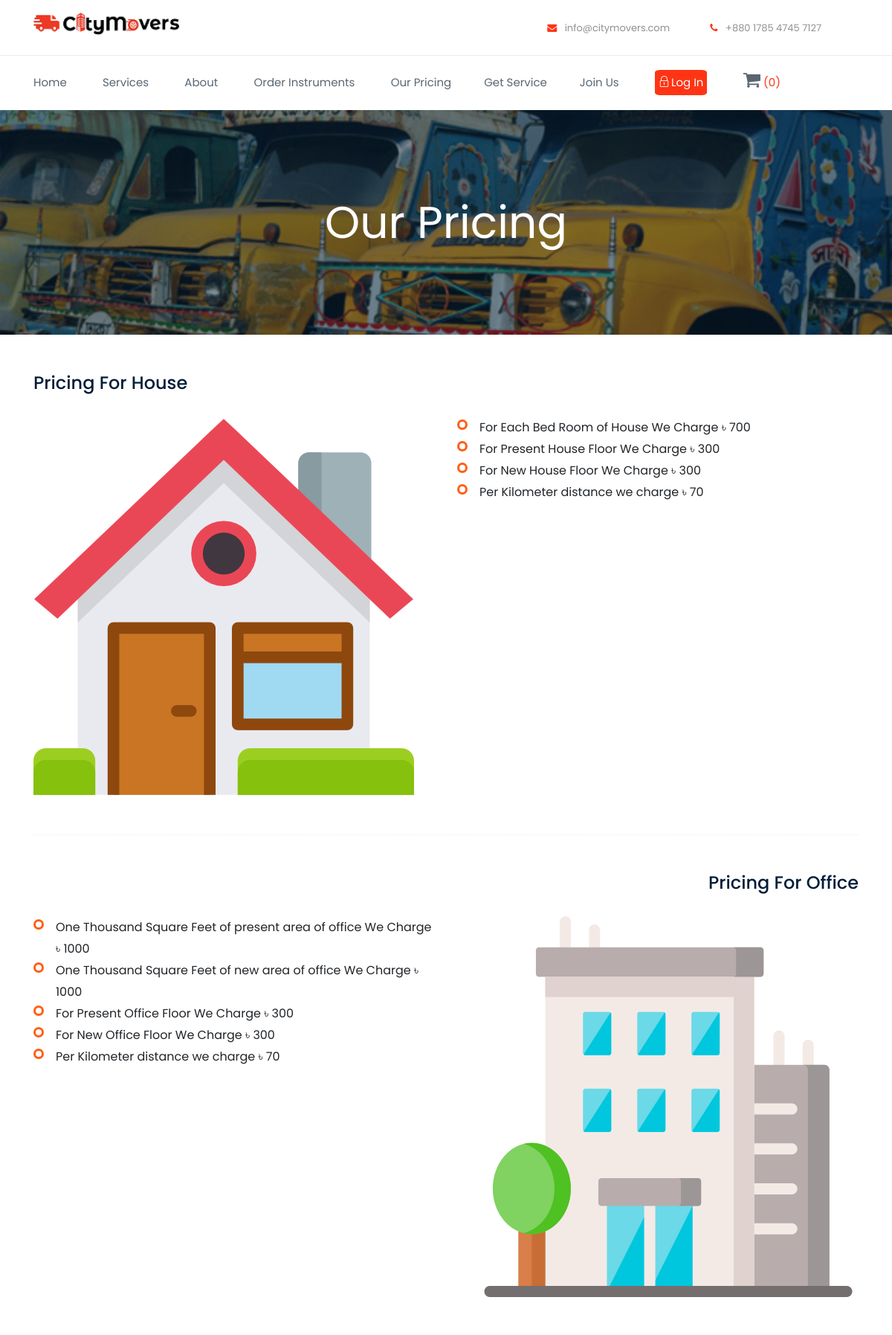
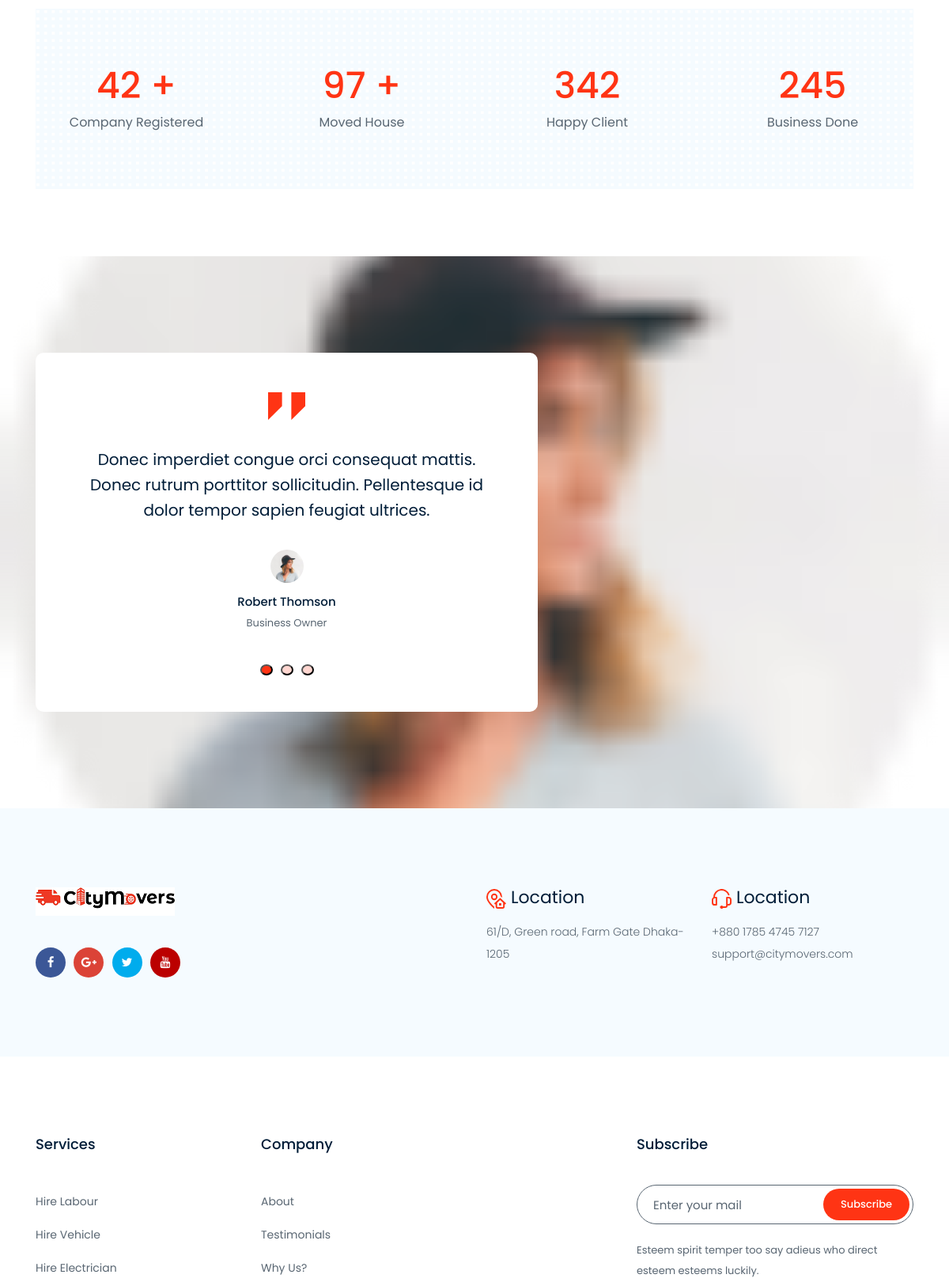
/pricing.php (upper part), run on the app's committed database (2 pictures, top to bottom).
### tables this page shows
CREATE TABLE `pricing_details` (
  `id` int(255) NOT NULL,
  `distancePrice` double NOT NULL,
  `roomPrice` double NOT NULL,
  `officeAreaPrice` double NOT NULL,
  `floorPrice` double NOT NULL
);

### includes/initialize.php (called while the page is built, shortened)
<?php
  $session = new Session;
?>

### class/session.class.php (called while the page is built, shortened)
<?php
class  Session {
    public $user_id;
    public function is_logged_in() {
        return isset($this->user_id);
    }
}
?>

### class/database.class.php (called while the page is built, shortened)
<?php
class Database{
    static public $database;
    static protected $tableName = "";
    static public function set_database($database) {
        self::$database = $database;
    }
    static public function find_by_sql($sql) {
        $result = self::$database->query($sql);
        $object_array = [];
        while($record = $result->fetch_assoc()) {
            $object_array[] = static::instantiate($record);
        }
        return $object_array;
    }
    static public function find_all() {
        $sql = "SELECT * FROM " . static::$tableName;
        return static::find_by_sql($sql);
    }
    static protected function instantiate($record) {
        $object = new static;
        foreach($record as $property => $value) {
            if(property_exists($object, $property)) {
                $object->$property = $value;
            }
        }
        return $object;
    }
}
?>

### pricing.php (the view, shortened to what this page needs)
<?php require_once('includes/initialize.php'); ?>
<?php include_once 'includes/head.php'?>
<?php include_once 'includes/top-bar.php'?>
<?php include_once 'includes/nav.php'?>
    <div class="bradcam_area bradcam_bg_1">
        <div class="container">
            <div class="row">
                <div class="col-xl-12">
                    <div class="bradcam_text text-center">
                        <h3>Our Pricing</h3>
                    </div>
                </div>
            </div>
        </div>
    </div>
	<div class="whole-wrap">
		<div class="container box_1170">
			<div class="section-top-border">
				<h3 class="mb-30">Pricing For House</h3>
				<div class="row">
					<div class="col-md-6">
						<img src="img/elements/house.png" alt="" class="img-fluid">
					</div>
                    <?php $pricings = Pricing::find_all();
                    foreach ($pricings as $pricing) { ?>
					<div class="col-md-6 mt-sm-20">
							<ul class="unordered-list">
								<li>For Each Bed Room of House We Charge &#2547; <?php echo $pricing->roomPrice ?> </li>
								<li>For Present House Floor We Charge &#2547; <?php echo $pricing->floorPrice ?> </li>
								<li>For New House Floor We Charge &#2547; <?php echo $pricing->floorPrice ?></li>
								<li>Per Kilometer distance we charge &#2547; <?php echo $pricing->distancePrice ?></li>
							</ul>
					</div>
				</div>
			</div>
			<div class="section-top-border text-right">
				<h3 class="mb-30">Pricing For Office</h3>
				<div class="row">
                <div class="col-md-6 mt-sm-20 " style="text-align: left;">
                    <ul class="unordered-list">
                        <li>One Thousand Square Feet of present area of office We Charge &#2547; <?php echo $pricing->officeAreaPrice ?></li>
                        <li>One Thousand Square Feet of new area of office We Charge &#2547; <?php echo $pricing->officeAreaPrice ?> </li>
                        <li>For Present Office Floor We Charge &#2547; <?php echo $pricing->floorPrice ?></li>
                        <li>For New Office Floor We Charge &#2547; <?php echo $pricing->floorPrice ?></li>
                        <li>Per Kilometer distance we charge &#2547; <?php echo $pricing->distancePrice ?></li>
                    </ul>
            </div>
            <?php } ?>
					<div class="col-md-6">
						<img src="img/elements/office.png" alt="" class="img-fluid">
					</div>
				</div>
			</div>
        </div>
    </div>
<div class="counter_area">
  <div class="container">
    <div class="offcan_bg">
      <div class="row">
        <div class="col-xl-3 col-md-3">
          <div class="single_counter text-center">
            <h3><span class="counter">42</span> <span>+</span></h3>
            <p>Company Registered</p>
          </div>
        </div>
        <div class="col-xl-3 col-md-3">
          <div class="single_counter text-center">
            <h3><span class="counter">97</span> <span>+</span></h3>
            <p>Moved House</p>
          </div>
        </div>
        <div class="col-xl-3 col-md-3">
          <div class="single_counter text-center">
            <h3><span class="counter">342</span></h3>
            <p>Happy Client</p>
          </div>
        </div>
        <div class="col-xl-3 col-md-3">
          <div class="single_counter text-center">
            <h3><span class="counter">245</span></h3>
            <p>Business Done</p>
          </div>
        </div>
      </div>
    </div>
  </div>
</div>
<div class="testimonial_area">
  <div class="container">
    <div class="row">
      <div class="col-xl-7">
        <div class="testmonial_active owl-carousel">
          <div class="single_carousel">
            <div class="single_testmonial text-center">
              <div class="quote">
                <img src="img/svg_icon/quote.svg" alt="" />
              </div>
              <p>
                Donec imperdiet congue orci consequat mattis. Donec rutrum
                porttitor sollicitudin. Pellentesque id dolor tempor sapien
                feugiat ultrices.
              </p>
              <div class="testmonial_author">
                <div class="thumb">
                  <img src="img/case/testmonial.png" alt="" />
                </div>
                <h3>Robert Thomson</h3>
                <span>Business Owner</span>
              </div>
            </div>
          </div>
        </div>
      </div>
    </div>
  </div>
</div>
<div class="contact_location">
  <div class="container">
    <div class="row">
      <div class="col-xl-6 col-lg-6 col-md-6">
        <div class="location_left">
          <div class="logo">
            <a href="index.html">
              <img src="img/logo1.png" alt="" />
            </a>
          </div>
          <ul>
            <li>
              <a href="#"> <i class="fa fa-facebook"></i> </a>
            </li>
            <li>
              <a href="#"> <i class="fa fa-google-plus"></i> </a>
            </li>
            <li>
              <a href="#"> <i class="fa fa-twitter"></i> </a>
            </li>
            <li>
              <a href="#"> <i class="fa fa-youtube"></i> </a>
            </li>
          </ul>
        </div>
      </div>
      <div class="col-xl-3 col-md-3">
        <div class="single_location">
          <h3><img src="img/icon/address.svg" alt="" /> Location</h3>
          <p>61/D, Green road, Farm Gate Dhaka-1205</p>
        </div>
      </div>
      <div class="col-xl-3 col-md-3">
        <div class="single_location">
          <h3><img src="img/icon/support.svg" alt="" /> Location</h3>
          <p>
            +880 1785 4745 7127 <br />
            support@citymovers.com
          </p>
        </div>
      </div>
    </div>
  </div>
</div>
<?php include_once 'includes/footer.php'?>

### includes/head.php (shortened to what this page needs)
<!doctype html>
<html class="no-js" lang="zxx">
<head>
    <link rel="stylesheet" href="css/bootstrap.min.css">
    <link rel="stylesheet" href="css/owl.carousel.min.css">
    <link rel="stylesheet" href="css/magnific-popup.css">
    <link rel="stylesheet" href="css/font-awesome.min.css">
    <link rel="stylesheet" href="css/themify-icons.css">
    <link rel="stylesheet" href="css/nice-select.css">
    <link rel="stylesheet" href="css/flaticon.css">
    <link rel="stylesheet" href="css/gijgo.css">
    <link rel="stylesheet" href="css/animate.css">
    <link rel="stylesheet" href="css/slick.css">
    <link rel="stylesheet" href="css/slicknav.css">
    <link rel="stylesheet" href="https://ajax.googleapis.com/ajax/libs/jqueryui/1.11.2/themes/smoothness/jquery-ui.css">
    <link rel="stylesheet" href="css/style.css">
</head>
<body>

### includes/top-bar.php
<header>
        <div class="header-area ">
            <div class="header-top_area d-none d-lg-block">
                <div class="container">
                    <div class="row align-items-center">
                        <div class="col-xl-4 col-lg-4">
                            <div class="logo">
                                <a href="index.php">
                                    <img src="img/logo1.png" alt="" style="height: 40px;">
                                </a>
                            </div>
                        </div>
                        <div class="col-xl-8 col-md-8">
                            <div class="header_right d-flex align-items-center">
                                <div class="short_contact_list">
                                    <ul>
                                        <li><a href="#"> <i class="fa fa-envelope"></i> info@citymovers.com</a></li>
                                        <li><a href="#"> <i class="fa fa-phone"></i> +880 1785 4745 7127</a></li>
                                    </ul>
                                </div>
                            </div>
                        </div>
                    </div>
                </div>
            </div>

### includes/nav.php (shortened to what this page needs)
<div id="sticky-header" class="main-header-area">
                <div class="container">
                    <div class="header_bottom_border">
                        <div class="row align-items-center">
                            <div class="col-xl-12 col-lg-12">
                                <div class="main-menu  d-none d-lg-block">
                                    <nav>
                                        <ul id="navigation">
                                            <li><a  href="index.php">home</a></li>
                                            <li><a  href="service.php">Services</a></li>
                                            <li><a href="about.php">about</a></li>
                                            <li><a href="order_instruments.php">Order Instruments</a></li>
                                            <li><a href="pricing.php">Our Pricing </a>
                                            <?php if($session->is_logged_in()) {
                                                $id = $session->user_id;
                                                $user = User::find_by_id($id);
                                            ?>
                                            <li class="justify-content-end"><a href="#"><?php echo $user->name ?> <i class="ti-angle-down"></i></a>
                                            <ul class="submenu">
                                                <li><a href="show_customers.php?id=<?php echo $user->id?>">Account Info</a></li>
                                                <?php if($user->userRole === 'Admin'){?>
                                                <li><a href="adminDashboard.php">My Dashboard</a></li>
                                                <?php }elseif($user->userRole === 'Customer'){ ?>
                                                <li><a href="userDashboard.php">My Dashboard</a></li>
                                                <?php }elseif($user->userRole === 'Vehicle'){ ?>
                                                <li><a href="vehicleDashboard.php">My Dashboard</a></li>
                                                <?php }elseif($user->userRole === 'Labour'){ ?>
                                                <li><a href="labourDashboard.php">My Dashboard</a></li>
                                                <?php }elseif($user->userRole === 'AC'){ ?>
                                                <li><a href="acDashboard.php">My Dashboard</a></li>
                                                <?php }elseif($user->userRole === 'Electrician'){ ?>
                                                <li><a href="electricianDashboard.php">My Dashboard</a></li>
                                                <?php } ?>
                                                <li><a href="logout.php">Log Out</a></li>
                                            </ul>
                                            <?php }else{?>
                                                <li><a href="user_reg.php?type=customer">Get Service </a>
                                                <li><a href="user_reg.php">Join Us </a></li>
                                                <li class="loginbtn"><a href="loginForm.php" style="color:#fff;"><i class="ti-lock" style="font-size: 15px; margin-right:2px;"></i>Log In </a></li>
                                           <?php } ?>
                                        </li>
                                            <li> <a href="cartItem.php">
                                            <i class="fa fa-shopping-cart" style="font-size: 25px;"></i>
                                            <?php
                                                $countCar = 0;
                                                $countLabour = 0;
                                                $countElectrician = 0;
                                                $countAC = 0;
                                                $countInstruments = 0;
                                                 $totalCount= ($countCar + $countLabour + $countElectrician + $countAC + $countInstruments);
                                            ?>
                                            <span class="cartItems" >
                                                (<?php
                                                    echo ($totalCount);
                                                  ?>)
                                            </span>
                                        </a></li>
                                        </ul>
                                    </nav>
                                </div>
                            </div>
                            <div class="col-12">
                            </div>
                        </div>
                    </div>
                </div>
            </div>
        </div>
    </header>

### includes/footer.php (shortened to what this page needs)
 <footer class="footer">
        <div class="footer_top">
            <div class="container">
                <div class="row">
                    <div class="col-xl-3 col-md-6 col-lg-3">
                        <div class="footer_widget">
                            <h3 class="footer_title">
                                Services
                            </h3>
                            <ul>
                                <li><a href="hire_labour.php">Hire Labour</a></li>
                                <li><a href="hire_vehicle.php">Hire Vehicle</a></li>
                                <li><a href="hire_elecrician.php">Hire Electrician</a></li>
                            </ul>
                        </div>
                    </div>
                    <div class="col-xl-2 col-md-6 col-lg-2">
                        <div class="footer_widget">
                            <h3 class="footer_title">
                                Company
                            </h3>
                            <ul>
                                <li><a href="about.php">About</a></li>
                                <li><a href="index.php#testimonial"> Testimonials</a></li>
                                <li><a href="index.php#whyus"> Why Us?</a></li>
                            </ul>
                        </div>
                    </div>
                    <div class="col-xl-3 col-md-6 col-lg-3">
                    </div>
                    <div class="col-xl-4 col-md-6 col-lg-4">
                        <div class="footer_widget">
                            <h3 class="footer_title">
                                Subscribe
                            </h3>
                            <form action="#" class="newsletter_form">
                                <input type="text" placeholder="Enter your mail">
                                <button type="submit">Subscribe</button>
                            </form>
                            <p class="newsletter_text">Esteem spirit temper too say adieus who direct esteem esteems
                                luckily.</p>
                        </div>
                    </div>
                </div>
            </div>
        </div>
    </footer>
</body>
</html>

### data on the page
pricing_details: roomPrice "700", floorPrice "300", distancePrice "70", officeAreaPrice "1000"

### other printed values
$totalCount "0"
